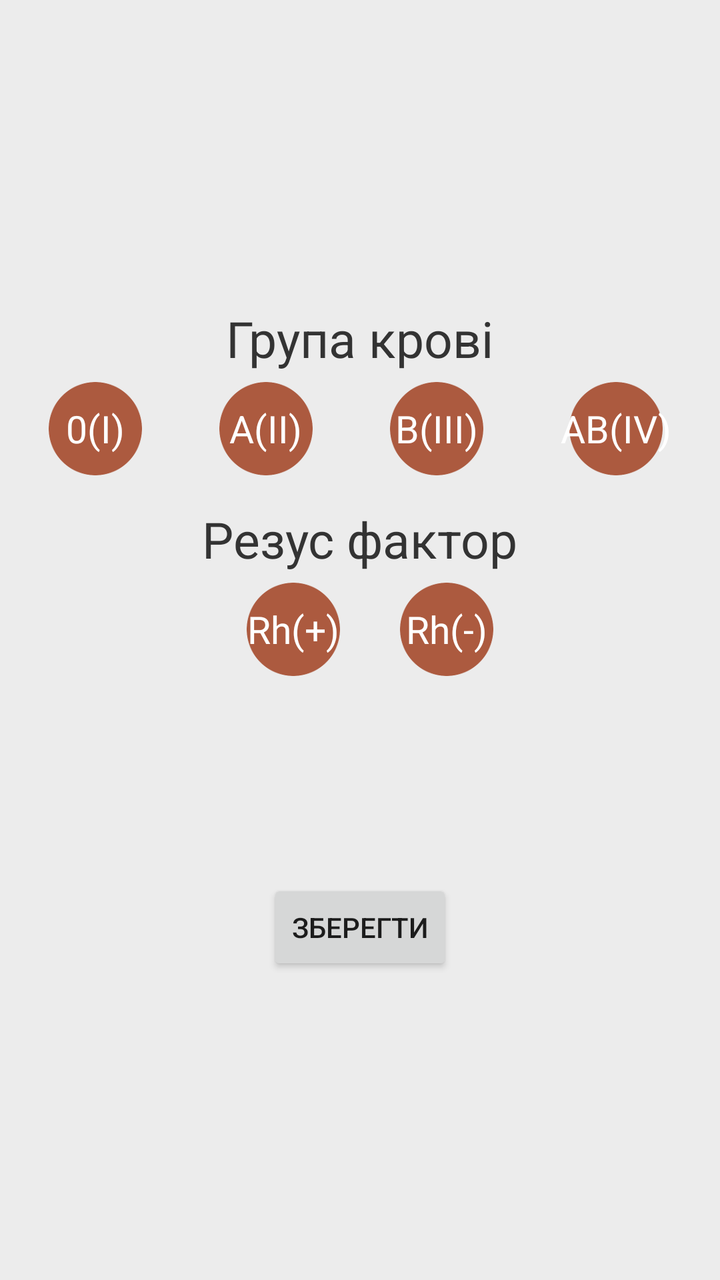
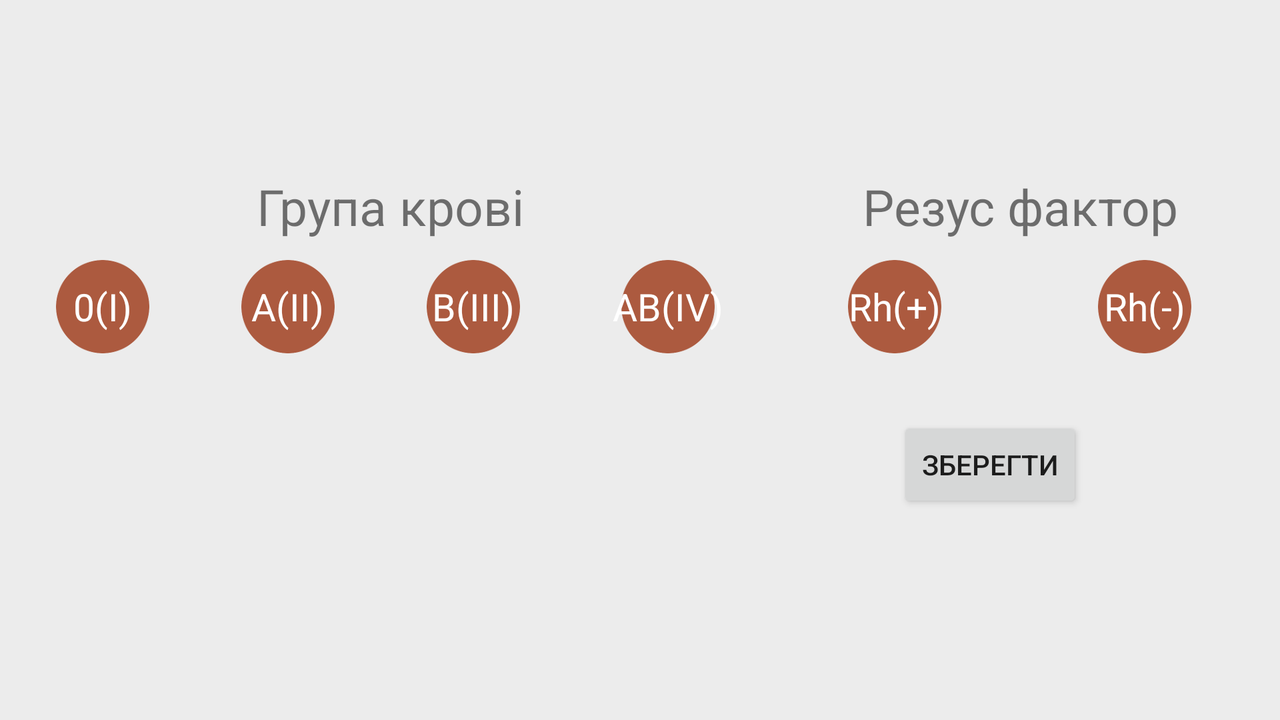

First picture: res/layout/ on a phone held upright. Second picture: the repository's own variant of that layout, on a device whose configuration matches the variant's folder. Source for both follows.
<!-- AndroidManifest.xml: application theme DonorUaTheme -->
<!-- res/layout/fragment_register.xml -->
<LinearLayout xmlns:android="http://schemas.android.com/apk/res/android"
    xmlns:tools="http://schemas.android.com/tools" android:layout_width="match_parent"
    android:layout_height="match_parent"
    android:paddingLeft="5dp"
    android:paddingRight="5dp"
    android:orientation="vertical"
    tools:context="ua.andriyantonov.donorua.activities.RegisterActivity1111"
    android:gravity="center">

    <TextView
        android:layout_width="wrap_content"
        android:layout_height="wrap_content"
        android:text="@string/text_bloodgroup"
        android:textSize="25sp"
        android:textColor="@color/main_primary_text"
        android:layout_marginBottom="5dp"/>
    <LinearLayout
        android:layout_width="match_parent"
        android:layout_height="wrap_content"
        android:gravity="center_horizontal"
        android:orientation="horizontal"
        android:layout_marginBottom="15dp">
        <RelativeLayout
            android:layout_width="wrap_content"
            android:layout_height="wrap_content"
            android:layout_weight="1">
            <ImageButton
                android:id="@+id/reg_bloodType_btn1"
                android:layout_width="wrap_content"
                android:layout_height="wrap_content"
                android:background="@mipmap/btn_red_circle"
                android:layout_centerInParent="true"
                android:alpha="0.8"/>
            <TextView
                android:layout_width="wrap_content"
                android:layout_height="wrap_content"
                android:text="@string/blood_group_1"
                android:textSize="19dp"
                android:textColor="@color/material_drawer_primary_text"
                android:layout_centerInParent="true"/>
        </RelativeLayout>
        <RelativeLayout
            android:layout_width="wrap_content"
            android:layout_height="wrap_content"
            android:layout_weight="1">
            <ImageButton
                android:id="@+id/reg_bloodType_btn2"
                android:layout_width="wrap_content"
                android:layout_height="wrap_content"
                android:background="@mipmap/btn_red_circle"
                android:layout_centerInParent="true"
                android:alpha="0.8"/>
            <TextView
                android:layout_width="wrap_content"
                android:layout_height="wrap_content"
                android:text="@string/blood_group_2"
                android:textSize="19dp"
                android:textColor="@color/material_drawer_primary_text"
                android:layout_centerInParent="true"/>
        </RelativeLayout>
        <RelativeLayout
            android:layout_width="wrap_content"
            android:layout_height="wrap_content"
            android:layout_weight="1">
            <ImageButton
                android:id="@+id/reg_bloodType_btn3"
                android:layout_width="wrap_content"
                android:layout_height="wrap_content"
                android:background="@mipmap/btn_red_circle"
                android:layout_centerInParent="true"
                android:alpha="0.8"/>
            <TextView
                android:layout_width="wrap_content"
                android:layout_height="wrap_content"
                android:text="@string/blood_group_3"
                android:textSize="19dp"
                android:textColor="@color/material_drawer_primary_text"
                android:layout_centerInParent="true"/>
        </RelativeLayout>
        <RelativeLayout
            android:layout_width="wrap_content"
            android:layout_height="wrap_content"
            android:layout_weight="1">
            <ImageButton
                android:id="@+id/reg_bloodType_btn4"
                android:layout_width="wrap_content"
                android:layout_height="wrap_content"
                android:background="@mipmap/btn_red_circle"
                android:layout_centerInParent="true"
                android:alpha="0.8"/>
            <TextView
                android:layout_width="wrap_content"
                android:layout_height="wrap_content"
                android:text="@string/blood_group_4"
                android:textSize="19dp"
                android:textColor="@color/material_drawer_primary_text"
                android:layout_centerInParent="true"/>
        </RelativeLayout>


    </LinearLayout>

    <TextView
        android:layout_width="wrap_content"
        android:layout_height="wrap_content"
        android:text="@string/text_rh_factor"
        android:layout_marginBottom="5dp"
        android:textColor="@color/main_primary_text"
        android:textSize="25sp"/>
    <LinearLayout
        android:layout_width="match_parent"
        android:layout_height="wrap_content"
        android:gravity="center_horizontal"
        android:orientation="horizontal"
        android:layout_marginBottom="10dp">
        <RelativeLayout
            android:layout_width="wrap_content"
            android:layout_height="wrap_content">
            <ImageButton
                android:layout_marginRight="20dp"
                android:id="@+id/reg_rh_factor_pos"
                android:layout_width="wrap_content"
                android:layout_height="wrap_content"
                android:background="@mipmap/btn_red_circle"
                android:layout_centerInParent="true"
                android:alpha="0.8"/>
            <TextView
                android:layout_width="wrap_content"
                android:layout_height="wrap_content"
                android:text="@string/rh_factor_pos"
                android:textSize="19dp"
                android:textColor="@color/material_drawer_primary_text"
                android:layout_centerInParent="true"/>
        </RelativeLayout>
        <RelativeLayout
            android:layout_width="wrap_content"
            android:layout_height="wrap_content"
            android:layout_marginLeft="20dp">
            <ImageButton
                android:id="@+id/reg_rh_factor_neg"
                android:layout_width="wrap_content"
                android:layout_height="wrap_content"
                android:background="@mipmap/btn_red_circle"
                android:layout_centerInParent="true"
                android:alpha="0.8"/>
            <TextView
                android:layout_width="wrap_content"
                android:layout_height="wrap_content"
                android:text="@string/rh_factor_neg"
                android:textSize="19dp"
                android:textColor="@color/material_drawer_primary_text"
                android:layout_centerInParent="true"/>
        </RelativeLayout>
    </LinearLayout>

    <LinearLayout
        android:layout_width="match_parent"
        android:layout_height="wrap_content"
        android:orientation="vertical"
        android:layout_marginBottom="10sp"
        android:gravity="center_horizontal">
        <TextView
            android:id="@+id/city_textview"
            android:visibility="invisible"
            android:layout_width="wrap_content"
            android:layout_height="wrap_content"
            android:text="@string/text_city"
            android:textColor="@color/main_primary_text"
            android:textSize="25sp"/>
        <RelativeLayout
            android:layout_width="wrap_content"
            android:layout_height="wrap_content">
            <AutoCompleteTextView
                android:visibility="invisible"
                android:layout_width="wrap_content"
                android:layout_height="wrap_content"
                android:id="@+id/reg_autocomplete_city"
                android:descendantFocusability="beforeDescendants"
                android:focusableInTouchMode="true"
                android:singleLine="true"
                android:ems="9"
                android:hint="@string/text_city_enter"
                android:textColorHint="@color/primary_dark_material_light"/>
            <ProgressBar
                android:id="@+id/reg_loadingCities_progressbar"
                android:layout_width="wrap_content"
                android:layout_height="wrap_content"
                android:layout_centerInParent="true"
                style="?android:attr/progressBarStyle"
                android:visibility="invisible"/>

        </RelativeLayout>


    </LinearLayout>

    <Button
        android:id="@+id/reg_saveRegister"
        android:layout_width="wrap_content"
        android:layout_height="wrap_content"
        android:text="@string/text_save"/>




</LinearLayout>
<!-- resources referenced by this layout -->
<resources>
  <color name="main_primary_text">#ff333333</color>
  <color name="material_drawer_primary_text">#FFF</color>
  <!-- mipmap btn_red_circle: png bitmap (mipmap-hdpi, 1905 bytes) -->
  <string name="blood_group_1">0(І)</string>
  <string name="blood_group_2">A(II)</string>
  <string name="blood_group_3">В(ІІІ)</string>
  <string name="blood_group_4">AB(IV)</string>
  <string name="rh_factor_neg">Rh(-)</string>
      
      ---- SettingsActivity ----
  <string name="rh_factor_pos">Rh(+)</string>
  <string name="text_bloodgroup">Група крові</string>
  <string name="text_city">Місто</string>
  <string name="text_city_enter">Введіть ваше місто</string>
  <string name="text_rh_factor">Резус фактор</string>
  <string name="text_save">Зберегти</string>
  <style name="DonorUaTheme" parent="@style/Theme.AppCompat.Light.DarkActionBar">
          <item name="android:windowBackground">@color/main_background</item>
          <item name="colorPrimary">@color/material_drawer_primary</item>
          <item name="colorPrimaryDark">@color/material_drawer_primary_dark</item>
          <item name="android:actionBarStyle">@style/DonorUaTheme.ActionBar.Main</item>
  
          
      </style>
  <color name="main_background">#ffececec</color>
  
      ==== Navigational Drawer ====
  <color name="material_drawer_primary">#ffba2106</color>
  <color name="material_drawer_primary_dark">#ff96180c</color>
  <style name="DonorUaTheme.ActionBar.Main" parent="@android:style/Widget.Holo.Light.ActionBar.Solid.Inverse">
          <item name="android:background">@color/material_drawer_primary</item>
          <item name="android:displayOptions">showTitle|homeAsUp</item>
          <item name="colorPrimary">@color/material_drawer_primary</item>
      </style>
</resources>
<!-- res/layout-land/fragment_register.xml (the author's variant of the layout above) -->
<!-- drawn on the phone turned sideways -->
<LinearLayout xmlns:android="http://schemas.android.com/apk/res/android"
    xmlns:tools="http://schemas.android.com/tools" android:layout_width="match_parent"
    android:layout_height="match_parent"
    android:paddingLeft="5dp"
    android:paddingRight="5dp"
    android:paddingTop="@dimen/activity_vertical_margin"
    android:paddingBottom="@dimen/activity_vertical_margin"
    android:orientation="vertical"
    tools:context="ua.andriyantonov.donorua.activities.RegisterActivity1111"
    android:gravity="center">

    <LinearLayout
        android:layout_width="match_parent"
        android:layout_height="wrap_content"
        android:orientation="horizontal"
        android:gravity="center_horizontal"
        android:layout_marginBottom="15dp">
        <LinearLayout
            android:layout_width="wrap_content"
            android:layout_height="wrap_content"
            android:orientation="vertical"
            android:layout_weight="4">
            <TextView
                android:layout_width="match_parent"
                android:layout_height="wrap_content"
                android:gravity="center"
                android:text="@string/text_bloodgroup"
                android:textSize="25sp"
                android:layout_marginBottom="10dp"/>
            <LinearLayout
                android:layout_width="match_parent"
                android:layout_height="wrap_content"
                android:orientation="horizontal"
                android:gravity="center_horizontal">
                <RelativeLayout
                    android:layout_width="wrap_content"
                    android:layout_height="wrap_content"
                    android:layout_weight="1">
                    <ImageButton
                        android:id="@+id/reg_bloodType_btn1"
                        android:layout_width="wrap_content"
                        android:layout_height="wrap_content"
                        android:background="@mipmap/btn_red_circle"
                        android:layout_centerInParent="true"
                        android:alpha="0.8"/>
                    <TextView
                        android:layout_width="wrap_content"
                        android:layout_height="wrap_content"
                        android:text="@string/blood_group_1"
                        android:textSize="19sp"
                        android:textColor="@color/material_drawer_primary_text"
                        android:layout_centerInParent="true"/>
                </RelativeLayout>
                <RelativeLayout
                    android:layout_width="wrap_content"
                    android:layout_height="wrap_content"
                    android:layout_weight="1">
                    <ImageButton
                        android:id="@+id/reg_bloodType_btn2"
                        android:layout_width="wrap_content"
                        android:layout_height="wrap_content"
                        android:background="@mipmap/btn_red_circle"
                        android:layout_centerInParent="true"
                        android:alpha="0.8"/>
                    <TextView
                        android:layout_width="wrap_content"
                        android:layout_height="wrap_content"
                        android:text="@string/blood_group_2"
                        android:textSize="19sp"
                        android:textColor="@color/material_drawer_primary_text"
                        android:layout_centerInParent="true"/>
                </RelativeLayout>
                <RelativeLayout
                    android:layout_width="wrap_content"
                    android:layout_height="wrap_content"
                    android:layout_weight="1">
                    <ImageButton
                        android:id="@+id/reg_bloodType_btn3"
                        android:layout_width="wrap_content"
                        android:layout_height="wrap_content"
                        android:background="@mipmap/btn_red_circle"
                        android:layout_centerInParent="true"
                        android:alpha="0.8"/>
                    <TextView
                        android:layout_width="wrap_content"
                        android:layout_height="wrap_content"
                        android:text="@string/blood_group_3"
                        android:textSize="19sp"
                        android:textColor="@color/material_drawer_primary_text"
                        android:layout_centerInParent="true"/>
                </RelativeLayout>
                <RelativeLayout
                    android:layout_width="wrap_content"
                    android:layout_height="wrap_content"
                    android:layout_weight="1">
                    <ImageButton
                        android:id="@+id/reg_bloodType_btn4"
                        android:layout_width="wrap_content"
                        android:layout_height="wrap_content"
                        android:background="@mipmap/btn_red_circle"
                        android:layout_centerInParent="true"
                        android:alpha="0.8"/>
                    <TextView
                        android:layout_width="wrap_content"
                        android:layout_height="wrap_content"
                        android:text="@string/blood_group_4"
                        android:textSize="19sp"
                        android:textColor="@color/material_drawer_primary_text"
                        android:layout_centerInParent="true"/>
                </RelativeLayout>
            </LinearLayout>
            </LinearLayout>
        <LinearLayout
            android:layout_width="wrap_content"
            android:layout_height="wrap_content"
            android:orientation="vertical"
            android:gravity="center"
            android:layout_weight="2">
            <TextView
                android:layout_width="match_parent"
                android:layout_height="wrap_content"
                android:text="@string/text_rh_factor"
                android:textSize="25sp"
                android:gravity="center"
                android:layout_marginBottom="10dp"/>
            <LinearLayout
                android:layout_width="match_parent"
                android:layout_height="wrap_content"
                android:gravity="center_horizontal"
                android:orientation="horizontal">
                <RelativeLayout
                    android:layout_width="wrap_content"
                    android:layout_height="wrap_content"
                    android:layout_weight="1">
                    <ImageButton
                        android:id="@+id/reg_rh_factor_pos"
                        android:layout_width="wrap_content"
                        android:layout_height="wrap_content"
                        android:background="@mipmap/btn_red_circle"
                        android:layout_centerInParent="true"
                        android:alpha="0.8"/>
                    <TextView
                        android:layout_width="wrap_content"
                        android:layout_height="wrap_content"
                        android:text="@string/rh_factor_pos"
                        android:textSize="19sp"
                        android:textColor="@color/material_drawer_primary_text"
                        android:layout_centerInParent="true"/>
                </RelativeLayout>
                <RelativeLayout
                    android:layout_width="wrap_content"
                    android:layout_height="wrap_content"
                    android:layout_weight="1">
                    <ImageButton
                        android:id="@+id/reg_rh_factor_neg"
                        android:layout_width="wrap_content"
                        android:layout_height="wrap_content"
                        android:background="@mipmap/btn_red_circle"
                        android:layout_centerInParent="true"
                        android:alpha="0.8"/>
                    <TextView
                        android:layout_width="wrap_content"
                        android:layout_height="wrap_content"
                        android:text="@string/rh_factor_neg"
                        android:textSize="19sp"
                        android:textColor="@color/material_drawer_primary_text"
                        android:layout_centerInParent="true"/>
                </RelativeLayout>
            </LinearLayout>

        </LinearLayout>
    </LinearLayout>
    <LinearLayout
        android:layout_width="match_parent"
        android:layout_height="wrap_content"
        android:orientation="horizontal"
        android:gravity="center_horizontal">
        <LinearLayout
            android:layout_width="wrap_content"
            android:layout_height="wrap_content"
            android:orientation="vertical"
            android:gravity="center_horizontal"
            android:layout_weight="5">
            <TextView
                android:id="@+id/city_textview"
                android:visibility="invisible"
                android:layout_width="wrap_content"
                android:layout_height="wrap_content"
                android:text="@string/text_city"
                android:textSize="25sp"/>
            <RelativeLayout
                android:layout_width="wrap_content"
                android:layout_height="wrap_content">
                <AutoCompleteTextView
                    android:visibility="invisible"
                    android:layout_width="wrap_content"
                    android:layout_height="wrap_content"
                    android:id="@+id/reg_autocomplete_city"
                    android:ems="10"
                    android:singleLine="true"
                    android:hint="@string/text_city_enter"/>
                <ProgressBar
                    android:id="@+id/reg_loadingCities_progressbar"
                    android:layout_width="wrap_content"
                    android:layout_height="wrap_content"
                    android:layout_centerInParent="true"
                    style="?android:attr/progressBarStyle"
                    android:visibility="invisible"/>

            </RelativeLayout>
        </LinearLayout>
        <LinearLayout
            android:layout_width="wrap_content"
            android:layout_height="wrap_content"
            android:layout_weight="2"
            android:layout_gravity="center"
            android:gravity="left">
            <Button
                android:id="@+id/reg_saveRegister"
                android:layout_width="wrap_content"
                android:layout_height="wrap_content"
                android:text="@string/text_save"/>
            </LinearLayout>

    </LinearLayout>











</LinearLayout>
<!-- resources referenced by the variant -->
<!-- as the phone turned sideways resolves them -->
<resources>
  <color name="material_drawer_primary_text">#FFF</color>
  <dimen name="activity_vertical_margin">16dp</dimen>
  <!-- mipmap btn_red_circle: png bitmap (mipmap-hdpi, 1905 bytes) -->
  <string name="blood_group_1">0(І)</string>
  <string name="blood_group_2">A(II)</string>
  <string name="blood_group_3">В(ІІІ)</string>
  <string name="blood_group_4">AB(IV)</string>
  <string name="rh_factor_neg">Rh(-)</string>
      
      ---- SettingsActivity ----
  <string name="rh_factor_pos">Rh(+)</string>
  <string name="text_bloodgroup">Група крові</string>
  <string name="text_city">Місто</string>
  <string name="text_city_enter">Введіть ваше місто</string>
  <string name="text_rh_factor">Резус фактор</string>
  <string name="text_save">Зберегти</string>
  <style name="DonorUaTheme" parent="@style/Theme.AppCompat.Light.DarkActionBar">
          <item name="android:windowBackground">@color/main_background</item>
          <item name="colorPrimary">@color/material_drawer_primary</item>
          <item name="colorPrimaryDark">@color/material_drawer_primary_dark</item>
          <item name="android:actionBarStyle">@style/DonorUaTheme.ActionBar.Main</item>
  
          
      </style>
  <color name="main_background">#ffececec</color>
  
      ==== Navigational Drawer ====
  <color name="material_drawer_primary">#ffba2106</color>
  <color name="material_drawer_primary_dark">#ff96180c</color>
  <style name="DonorUaTheme.ActionBar.Main" parent="@android:style/Widget.Holo.Light.ActionBar.Solid.Inverse">
          <item name="android:background">@color/material_drawer_primary</item>
          <item name="android:displayOptions">showTitle|homeAsUp</item>
          <item name="colorPrimary">@color/material_drawer_primary</item>
      </style>
</resources>
